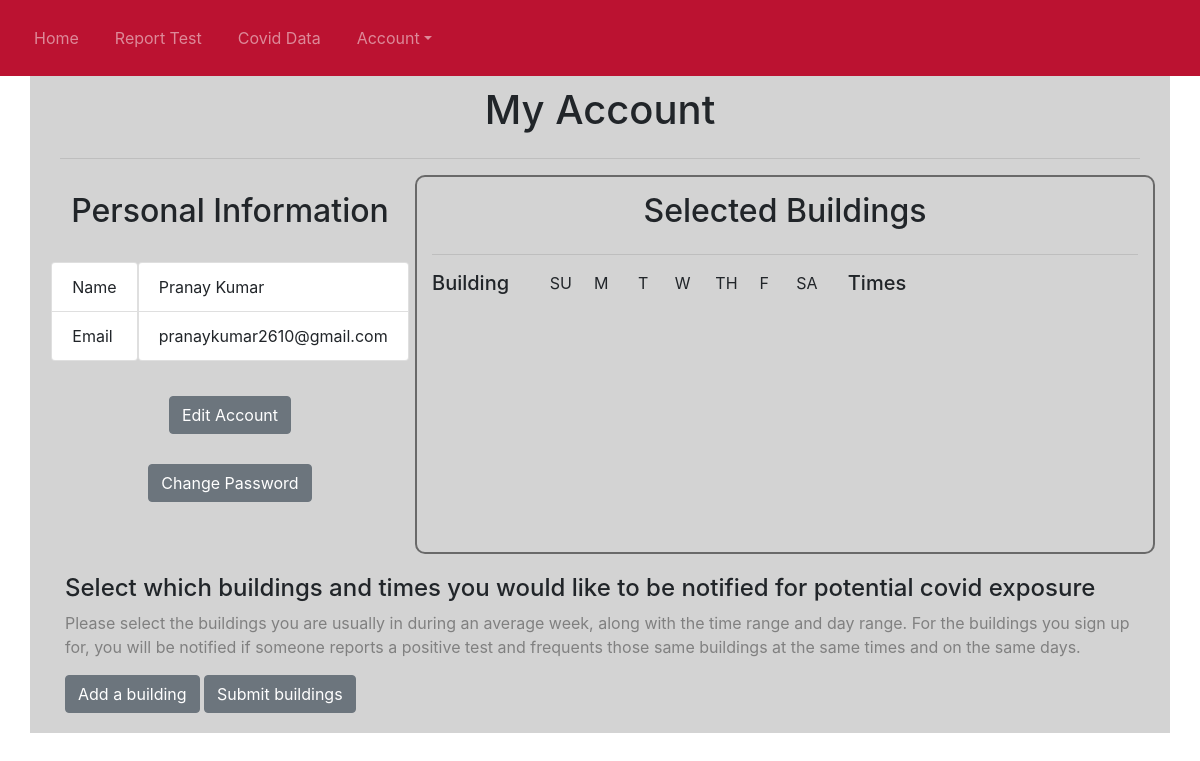
Before: /account/ (signed in) with the older database file.
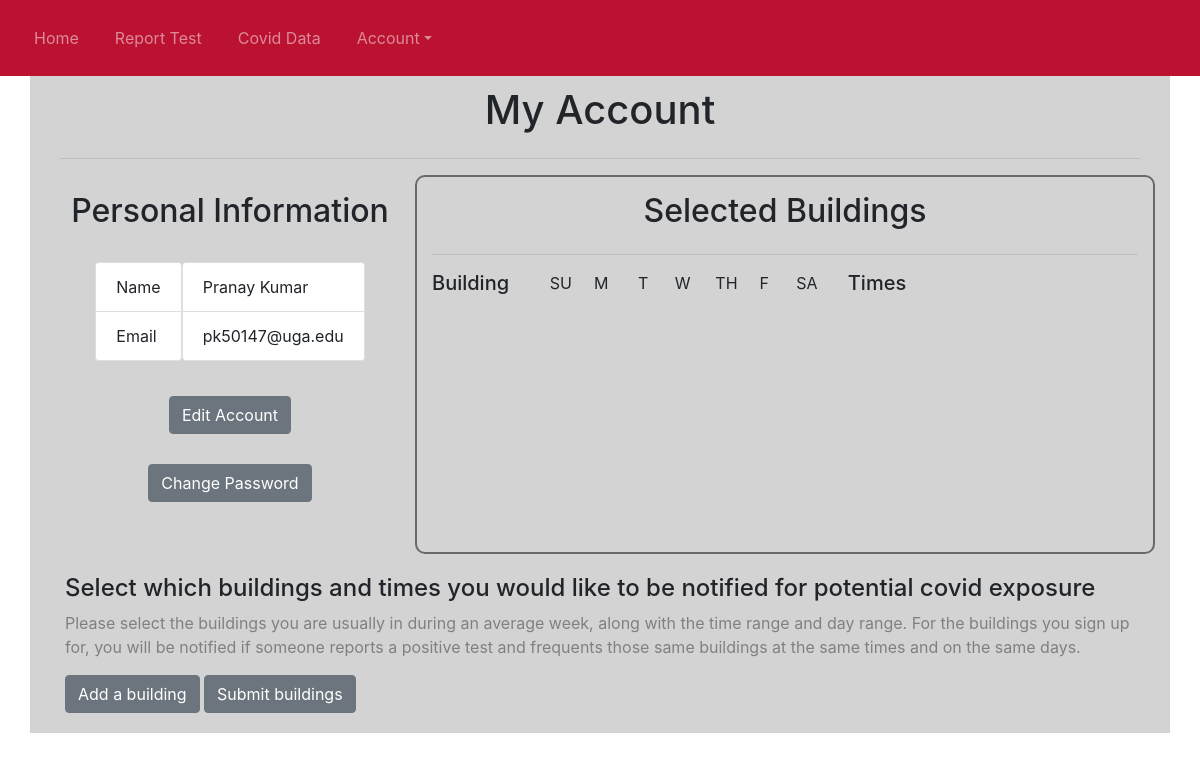
After: the same page with the newer database file.
### Hydroxychloroquine/models.py (models this page shows, shortened)
class CustomUser(AbstractBaseUser, PermissionsMixin):
    class UserType(models.TextChoices):
        STUDENT: "STU"
        STAFF: "STA"
    display_name = models.CharField(max_length=128, default="")
    email = models.EmailField(_("email address"), unique=True)
    is_staff = models.BooleanField(default=False)
    is_active = models.BooleanField(default=True)
    is_verified = models.BooleanField(default=False)
    first_login = models.BooleanField(default=True)
    date_joined = models.DateTimeField(default=timezone.now)
    user_type = models.CharField(max_length=3, choices=UserType.choices, default="STU")
    USERNAME_FIELD = "email"
    REQUIRED_FIELDS = []
    objects = CustomUserManager()

### Hydroxychloroquine/views.py (the view)
# urls.py: path("account/", views.account, name="Hydroxychloroquine-account"),
@login_required
def account(request):
    SelectBuildingFormSet = formset_factory(forms.SelectBuildingForm, extra=max_num_excursions, max_num=max_num_excursions)
    if request.method == "POST" and 'username_change' in request.POST:
        form_userchange = forms.CustomUserChangeForm(request.POST, instance=request.user)
        if form_userchange.is_valid():
            form_userchange.save(commit=True)
            print("  ***username changed***")
            return redirect("Hydroxychloroquine-account")
    else:
        form_userchange = forms.CustomUserChangeForm(instance=request.user)
    if request.method == "POST" and 'add_buildings' in request.POST:
        formset_SelectBuilding = SelectBuildingFormSet(request.POST, prefix="excursions")
        formset_SelectBuilding_valid=any(form.is_valid() for form in formset_SelectBuilding)
        for form in formset_SelectBuilding:
            if form.is_valid() and len(form.cleaned_data['days_selected']):
                e = models.Excursion.objects.create(
                    user_id = request.user,
                    building_id = form.cleaned_data['building_id'],
                    start_time = utils.convert_to_24_hour_time(form.cleaned_data['start_time']),
                    end_time = utils.convert_to_24_hour_time(form.cleaned_data['end_time']),
                    days_selected = "".join(form.cleaned_data['days_selected']),
                    )
                print("  ***excursion object made***  excursion =",e)
        return redirect("Hydroxychloroquine-account")
    else:
        formset_SelectBuilding = SelectBuildingFormSet(prefix="excursions")
    times = [
        "{}:00{}".format(h, ap)
        for ap in ("am", "pm")
        for h in ([12] + list(range(1, 12)))
    ]
    time_choices = [(t, parse_time(utils.convert_to_24_hour_time(t))) for i, t in enumerate(times, start=1)]
    users_excursions = models.Excursion.objects.filter(user_id=request.user).filter(report_id=None)
    context = {
        "title": "Account",
        "loop_max": len(formset_SelectBuilding) - 1,
        "form_userchange": form_userchange,
        "formset_SelectBuilding": formset_SelectBuilding,
        "users_excursions": users_excursions,
        "time_choices": time_choices,
    }
    return render(request, "Hydroxychloroquine/account.html", context)

### Hydroxychloroquine/forms.py
class CustomUserChangeForm(ModelForm):
    class Meta:
        model = models.CustomUser
        fields = ("display_name",)

### Hydroxychloroquine/models.py (called while the page is built)
    def __str__(self):
        return str(self.building_name)

### Hydroxychloroquine/utils.py (called while the page is built)
def convert_to_24_hour_time(t):
    if t[-2:]=='pm':
        splits=t.split(":")
        hour=splits[0]
        splits[0]=str(int(hour)+12) if not int(hour)==12 else "0"
        t=":".join(splits)
    return t

### Hydroxychloroquine/templates/Hydroxychloroquine/account.html (shortened to what this page needs)
{% extends "Hydroxychloroquine/base.html" %}
{% load static %}
{% block style %}
  <link rel="stylesheet" href="https://stackpath.bootstrapcdn.com/bootstrap/4.5.2/css/bootstrap.min.css">
  <link rel="stylesheet" href="{% static 'Hydroxychloroquine/account.css' %}" />
{% endblock style %}
{% block content %}
  <div class="container" id="accountInfo">
    <div class="col justify-content-center">
      <div class="row justify-content-center">
          <h1 style="padding-top: 10px;">My Account</h1>
      </div><hr>
      <div class="row">
          <div class="col-4 justify-content-center" style="padding: 15px; border: 2px solid rgba(0, 0, 0, 0); border-radius: 10px;">
              <div class="row justify-content-center">
                  <h2>Personal Information</h2>
              </div><br>
              <div class="row justify-content-center">
                  <ul class="list-group">
                    <li class="list-group-item">Name</li>
                    <li class="list-group-item">Email</li>
                  </ul>
                  <ul class="list-group">
                    <li class="list-group-item">{{request.user.display_name}}</li>
                    <li class="list-group-item">{{request.user.email}}</li>
                  </ul>
              </div>
              <div class="row row-edit justify-content-center">
                <button type="button" id="editButton" class="btn btn-secondary" data-toggle="modal" data-target="#editModal"
                  style="margin: 15px;">Edit Account</button>
                <a href="{% url 'password_change' %}" id="editButton" class="btn btn-secondary" style="margin: 15px;"> Change
                  Password</a>
              </div>
          </div>
          <div class="col-8 justify-content-center" style="padding: 15px; border: 2px solid rgba(0, 0, 0, .5); border-radius: 10px;">
              <div class="row justify-content-center">
                  <h2>Selected Buildings</h2>
              </div><hr>
              <div class="row justify-content-center">
                  <div class="col justify-content-center overflow-auto" style="max-height: 300px;">
                      <ul class="list-group">
                          <div class="row">
                             <div class="col-2" style="max-width: 16%;">
                                 <h5>Building</h5>
                             </div>
                             <div class="col-2" style="max-width:6%;">
								 <p>SU</p>
							 </div>
							 <div class="col-2" style="max-width:6%;">
								<p>M</p>
							</div>
							<div class="col-2" style="max-width:5%;">
								<p>T</p>
							</div>
							<div class="col-2" style="max-width:5.5%;">
								<p>W</p>
							</div>
							<div class="col-2" style="max-width:6%;">
								<p>TH</p>
							</div>
							<div class="col-2" style="max-width:5%;">
								<p>F</p>
							</div>
							<div class="col-2" style="max-width:7%;">
								<p>SA</p>
							</div>
                             <div class="col-2">
                                 <h5>Times</h5>
                             </div>
                             <div class="col-2">
                             </div>
                          </div>
                      </ul>
                  </div>
              </div>
          </div>
      </div>
    </div>
    <div class="form-group col top">
    <h4>Select which buildings and times you would like to be notified for potential covid exposure</h4>
    <p style="color:gray">
        Please select the buildings you are usually in during an average week, along with the time range and day range.
        For the buildings you sign up for, you will be notified if someone reports a positive test and frequents
        those same buildings at the same times and on the same days.
    </p>
    <form method="POST">
       {% include "Hydroxychloroquine/selectBuildings.html" %}
      <input type="submit" class="btn btn-secondary" name="add_buildings" value="Submit buildings">
    </form>
  </div>
  </div>
{% endblock content %}

### Hydroxychloroquine/templates/Hydroxychloroquine/base.html (shortened to what this page needs)
{% load static %}
<!DOCTYPE html>
<html lang="en" dir="ltr">
<head>
    <link rel="stylesheet" href="{% static 'Hydroxychloroquine/homeStyle.css' %}" />
    {% block style %}{% endblock %}
</head>
<body>
    {% if title != "Password reset" and title != "Password change"%}
    <nav class="navbar navbar-expand-lg navbar-dark navbar-inverse" style="background-color: #bb1231;">
        <ul class="navbar-nav">
            <li class="nav-item">
                <a class="nav-link" href="{% url 'Hydroxychloroquine-home' %}">Home</a>
            </li>
            <li class="nav-item">
                <a class="nav-link" href="{% url 'Hydroxychloroquine-reportTest' %}">Report Test</a>
            </li>
            <li class="nav-item">
                <a class="nav-link" href="{% url 'Hydroxychloroquine-data' %}">Covid Data</a>
            </li>
        </ul>
        <ul class="navbar-nav navbar-right">
            <li class="nav-item dropdown">
                <a class="nav-link dropdown-toggle" data-toggle="dropdown" href="#">Account</a>
            </li>
        </ul>
    </nav>
    {% endif %}
    {% block content %}{% endblock %}
</body>
</html>

### Hydroxychloroquine/templates/Hydroxychloroquine/selectBuildings.html (shortened to what this page needs)
{% load static %}
{% load mathfilters %}
{% for form in formset_SelectBuilding %}
{% with i=forloop.counter0 %}
<button type="button" id="addButton{{ i }}" class="btn btn-secondary">Add a building</button>
{% endwith %}
{% endfor %}

### Hydroxychloroquine/static/Hydroxychloroquine/homeStyle.css (style rules this page uses)
.nav-item { padding: 10px; color: black; }

### Hydroxychloroquine/static/Hydroxychloroquine/account.css (style rules this page uses)
.nav-item { padding: 10px; color: black; }
#accountInfo { background: lightgrey; }
.top { padding: 20px; }
.row-edit { padding: 20px }

Changed rows visible on the page:
changed CustomUser "Pranay Kumar": user.email "pranaykumar2610@gmail.com" → "pk50147@uga.edu"
